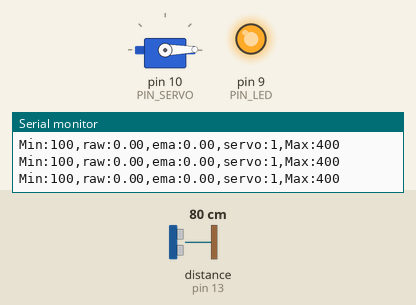
Recording of a sketch running on a simulated Arduino Uno, built with avr-gcc and run on an emulated ATmega328P. Parts: servo, output pins drawn as LEDs (lit = HIGH), the last lines printed to the serial monitor. Wiring (inferred from the names in the program): ultrasonic range finder: trigger pin 12; echo pin 13. Inputs (shaded band) come from the test bench; at power-on: distance to the obstacle (sensor on pin 13) 80 cm. The echo pulse lasts 58.3 µs per cm; pins used as bus, display or sensor lines are not drawn.

Above: at 1.2 s.
1.3 s: distance to the obstacle (sensor on pin 13) set to 44 cm
2.8 s: distance to the obstacle (sensor on pin 13) set to 37 cm
At 3.8 s:
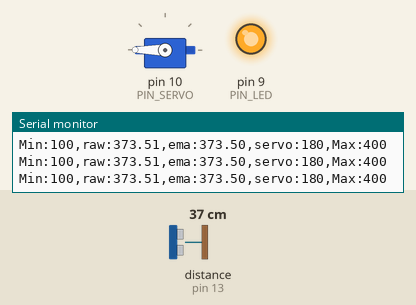
4.5 s: distance to the obstacle (sensor on pin 13) set to 35 cm
At 5.6 s:
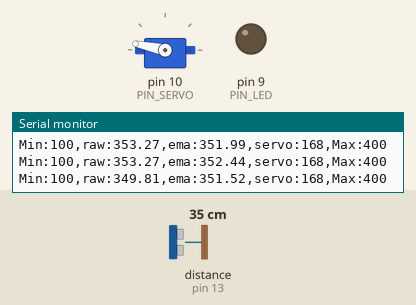
6.0 s: distance to the obstacle (sensor on pin 13) set to 18 cm
9.0 s: distance to the obstacle (sensor on pin 13) set to 2 cm
At 9.6 s:
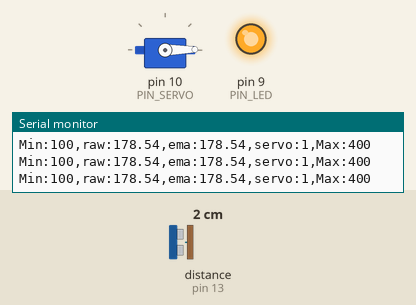
Timing chart, 0 to 11.5 s (numbered marks = the images above; inputs shaded):
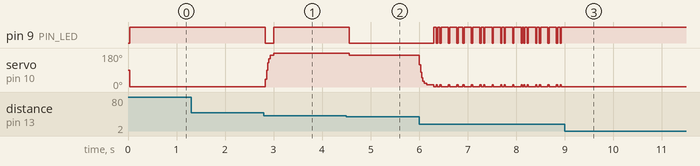

Measured:
- the behaviour switches between 40 and 39 cm on distance to the obstacle (sensor on pin 13) (found by bisection; images 0 and 1)
- the behaviour switches between 36 and 35 cm on distance to the obstacle (sensor on pin 13) (found by bisection; images 1 and 2)
- after the input at 2.8 s, pin 9 (PIN_LED): HIGH → LOW at once, → HIGH 0.18 s later; servo on pin 10 (PIN_SERVO): 1° → 168° at once, → 180° 0.18 s later
- after the input at 4.5 s, pin 9 (PIN_LED): HIGH → LOW after 0.05 s; servo on pin 10 (PIN_SERVO): 180° → 168° after 0.05 s
- after the input at 9.0 s, pin 9 (PIN_LED): stops changing and stays HIGH; servo on pin 10 (PIN_SERVO): stops changing and stays 1°

The sketch:

11_servo_control_.ino
```cpp
#include <Servo.h>

// Arduino pin assignment
#define PIN_LED 9
#define PIN_SERVO 10
#define PIN_TRIG 12
#define PIN_ECHO 13

// configurable parameters
#define SND_VEL 346.0 // sound velocity at 24 celsius degree (unit: m/s)
#define INTERVAL 25 // sampling interval (unit: ms)
#define _DIST_MIN 100 // minimum distance to be measured (unit: mm)
#define _DIST_MAX 400 // maximum distance to be measured (unit: mm)
#define _DIST_ALPHA 0.35 // EMA weight of new sample (range: 0 to 1). Setting this value to 1 effectively disables EMA filter.

#define _DUTY_MIN 553 // servo full clockwise position (0 degree)
#define _DUTY_NEU 1476 // servo neutral position (90 degree)
#define _DUTY_MAX 2399 // servo full counterclockwise position (180 degree)

// global variables
float timeout; // unit: us
float dist_min, dist_max, dist_raw, dist_prev,dist_ema, alpha; // unit: mm
unsigned long last_sampling_time; // unit: ms
float scale; // used for pulse duration to distance conversion
Servo myservo;

void setup() {
// initialize GPIO pins
  pinMode(PIN_LED,OUTPUT);
  pinMode(PIN_TRIG,OUTPUT);
  digitalWrite(PIN_TRIG, LOW);
  pinMode(PIN_ECHO,INPUT);

  myservo.attach(PIN_SERVO);
  myservo.writeMicroseconds(_DUTY_NEU);

// initialize USS related variables
  dist_min = _DIST_MIN;
  dist_max = _DIST_MAX;
  alpha = _DIST_ALPHA;
  timeout = (INTERVAL / 2) * 1000.0; // precalculate pulseIn() timeout value. (unit: us)
  dist_raw = dist_prev = 0.0; // raw distance output from USS (unit: mm)
  scale = 0.001 * 0.5 * SND_VEL;

// initialize serial port
  Serial.begin(57600);

// initialize last sampling time
  last_sampling_time = 0;
}

void loop() {
// wait until next sampling time.
// millis() returns the number of milliseconds since the program started. Will overflow after 50 days.
  if(millis() < last_sampling_time + INTERVAL) return;

// get a distance reading from the USS
  dist_raw = USS_measure(PIN_TRIG,PIN_ECHO);
  dist_ema = (alpha * dist_raw) + (1-alpha)*dist_ema ;

// output the read value to the serial port
  Serial.print("Min:100,raw:");
  Serial.print(dist_raw);
  Serial.print(",ema:");
  Serial.print(dist_ema);
  Serial.print(",servo:");
  Serial.print(myservo.read());
  Serial.println(",Max:400");

// adjust servo position according to the USS read value

  // add your code here!
  if (dist_ema <= 180){
    myservo.writeMicroseconds(_DUTY_MIN);
  }else if (dist_ema <= 360 && dist_ema> 180){
    if(dist_ema <=190){
      myservo.writeMicroseconds(653);
    }else if(dist_ema>190 && dist_ema <=200){
      myservo.writeMicroseconds(753);
    }else if(dist_ema>200 && dist_ema <=210){
      myservo.writeMicroseconds(853);
    }else if(dist_ema>210 && dist_ema <=220){
      myservo.writeMicroseconds(953);
    }else if(dist_ema>220 && dist_ema <=230){
      myservo.writeMicroseconds(1053);
    }else if(dist_ema>230 && dist_ema <=240){
      myservo.writeMicroseconds(1153);
    }else if(dist_ema>240 && dist_ema <=250){
      myservo.writeMicroseconds(1253);
    }else if(dist_ema>250 && dist_ema <=260){
      myservo.writeMicroseconds(1353);
    }else if(dist_ema>260 && dist_ema <=270){
      myservo.writeMicroseconds(_DUTY_NEU);
    }else if(dist_ema>270 && dist_ema <=280){
      myservo.writeMicroseconds(1576);
    }else if(dist_ema>280 && dist_ema <=290){
      myservo.writeMicroseconds(1676);
    }else if(dist_ema>290 && dist_ema <=300){
      myservo.writeMicroseconds(1776);
    }else if(dist_ema>300 && dist_ema <=310){
      myservo.writeMicroseconds(1876);
    }else if(dist_ema>310 && dist_ema <=320){
      myservo.writeMicroseconds(1976);
    }else if(dist_ema>320 && dist_ema <=330){
      myservo.writeMicroseconds(2076);
    }else if(dist_ema>330 && dist_ema <=340){
      myservo.writeMicroseconds(2176);
    }else{
      myservo.writeMicroseconds(2276);
    }
  }else{
    myservo.writeMicroseconds(_DUTY_MAX);
  }
// turn on the LED if the distance is between dist_min and dist_max
  if ((dist_ema >= 180) && (dist_ema <= 360)){
    analogWrite(PIN_LED, 0);
    }else{
      analogWrite(PIN_LED, 255);
    }

// update last sampling time
  last_sampling_time += INTERVAL;
}

// get a distance reading from USS. return value is in millimeter.
float USS_measure(int TRIG, int ECHO)
{
  float reading;
  digitalWrite(TRIG, HIGH);
  delayMicroseconds(10);
  digitalWrite(TRIG, LOW);

  reading = pulseIn(ECHO, HIGH, timeout) * scale; // unit: mm
  if(reading < dist_min || reading > dist_max) reading = 0.0; // return 0 when out of range.

  if(reading == 0.0) reading = dist_prev;
  else dist_prev = reading;

  return reading;
}
```
